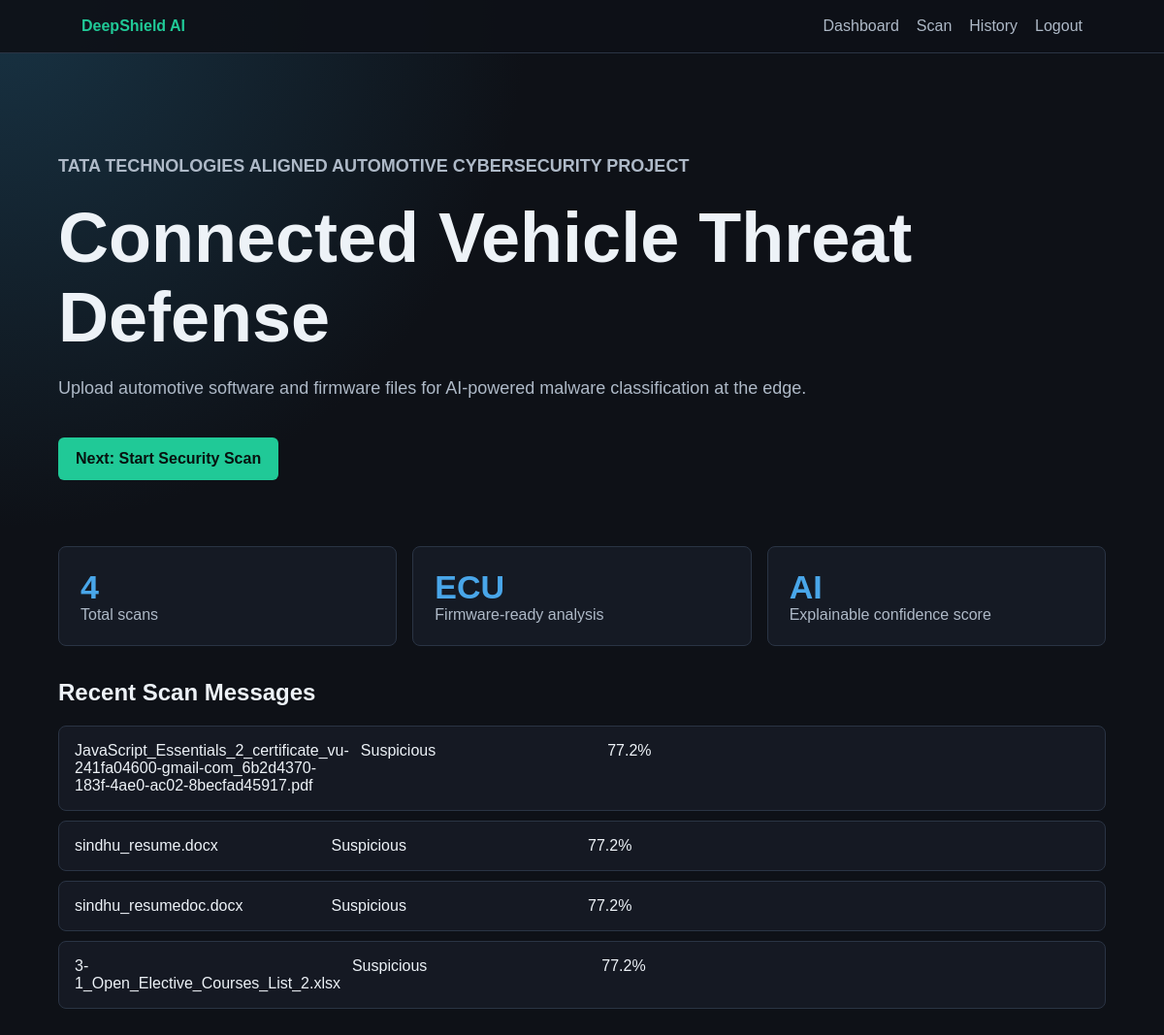
The page /dashboard (signed in) on the database its author committed.
### tables this page shows
CREATE TABLE scans (
            id INTEGER PRIMARY KEY AUTOINCREMENT,
            username TEXT NOT NULL,
            filename TEXT NOT NULL,
            file_hash TEXT NOT NULL,
            file_size INTEGER NOT NULL,
            classification TEXT NOT NULL,
            confidence REAL NOT NULL,
            severity TEXT NOT NULL,
            insights TEXT NOT NULL,
            scanned_at TEXT NOT NULL
        );

### app.py (the view)
@app.route("/dashboard")
def dashboard():
    if not login_required():
        return redirect(url_for("login"))
    conn = get_db()
    rows = conn.execute(
        "SELECT * FROM scans WHERE username = ? ORDER BY id DESC LIMIT 5",
        (session["username"],),
    ).fetchall()
    total = conn.execute(
        "SELECT COUNT(*) AS total FROM scans WHERE username = ?", (session["username"],)
    ).fetchone()["total"]
    conn.close()
    return render_template("dashboard.html", rows=rows, total=total)

### app.py (called while the page is built)
def get_db():
    conn = sqlite3.connect(DB_PATH)
    conn.row_factory = sqlite3.Row
    return conn

def login_required():
    return "username" in session

@app.before_request
def setup_once():
    init_db()

### templates/dashboard.html
{% extends "base.html" %}
{% block content %}
<section class="header">
  <p class="eyebrow">Tata Technologies aligned automotive cybersecurity project</p>
  <h1>Connected Vehicle Threat Defense</h1>
  <p>Upload automotive software and firmware files for AI-powered malware classification at the edge.</p>
  <a class="button" href="{{ url_for('scan') }}">Next: Start Security Scan</a>
</section>
<section class="stats">
  <div><strong>{{ total }}</strong><span>Total scans</span></div>
  <div><strong>ECU</strong><span>Firmware-ready analysis</span></div>
  <div><strong>AI</strong><span>Explainable confidence score</span></div>
</section>
<section>
  <h2>Recent Scan Messages</h2>
  {% if rows %}
  <div class="table">
    {% for row in rows %}
    <a class="row" href="{{ url_for('result', scan_id=row.id) }}">
      <span>{{ row.filename }}</span>
      <span>{{ row.classification }}</span>
      <span>{{ row.confidence }}%</span>
    </a>
    {% endfor %}
  </div>
  {% else %}
  <p class="empty">No scans yet. Click the scan button to upload a file.</p>
  {% endif %}
</section>
{% endblock %}

### templates/base.html (shortened to what this page needs)
<!doctype html>
<html lang="en">
<head>
  <link rel="stylesheet" href="{{ url_for('static', filename='style.css') }}">
</head>
<body>
  <nav class="nav">
    <a class="brand" href="{{ url_for('dashboard') }}">DeepShield AI</a>
    <div class="nav-links">
      {% if session.get('username') %}
      <a href="{{ url_for('dashboard') }}">Dashboard</a>
      <a href="{{ url_for('scan') }}">Scan</a>
      <a href="{{ url_for('history') }}">History</a>
      <a href="{{ url_for('logout') }}">Logout</a>
      {% else %}
      <a href="{{ url_for('login') }}">Login</a>
      {% endif %}
    </div>
  </nav>
  <main class="page">
    {% block content %}{% endblock %}
  </main>
</body>
</html>

### static/style.css (style rules this page uses)
:root { --bg: #0e1117; --panel: #171d27; --line: #2a3444; --text: #edf2f7; --muted: #aeb9c7; --accent: #20c997; --accent-2: #49a6e9; --danger: #ff5c77; --warn: #ffc857; }
* { box-sizing: border-box; }
body { margin: 0; font-family: Arial, Helvetica, sans-serif; color: var(--text); background: radial-gradient(circle at top left, #183344 0, var(--bg) 34rem); }
a { color: inherit; text-decoration: none; }
.nav { display: flex; justify-content: space-between; align-items: center; padding: 18px 7vw; border-bottom: 1px solid var(--line); background: rgba(14, 17, 23, 0.92); }
.brand { font-weight: 800; color: var(--accent); }
.nav-links { display: flex; gap: 18px; color: var(--muted); }
.page { width: min(1120px, 90vw); margin: 0 auto; padding: 40px 0; }
.hero h1, .header h1, .panel h1, .result h1 { font-size: clamp(38px, 7vw, 72px); margin: 8px 0 18px; letter-spacing: 0; }
.hero p, .header p, .panel p { color: var(--muted); font-size: 18px; line-height: 1.6; }
.eyebrow { color: var(--accent); text-transform: uppercase; font-size: 13px; letter-spacing: 0; font-weight: 700; }
button, .button { display: inline-flex; align-items: center; justify-content: center; min-height: 44px; border: 0; border-radius: 6px; padding: 12px 18px; margin-top: 18px; background: var(--accent); color: #07120f; font-weight: 800; cursor: pointer; }
.header { padding: 44px 0; }
.stats { display: grid; grid-template-columns: repeat(3, 1fr); gap: 16px; margin: 24px 0 34px; }
.stats div { border: 1px solid var(--line); border-radius: 8px; padding: 22px; background: rgba(23, 29, 39, 0.8); }
.stats strong { display: block; font-size: 34px; color: var(--accent-2); }
.stats span, .empty { color: var(--muted); }
.table { display: grid; gap: 10px; }
.row { display: grid; grid-template-columns: repeat(4, 1fr); gap: 12px; padding: 16px; border: 1px solid var(--line); border-radius: 8px; background: rgba(23, 29, 39, 0.75); }

### rows shown on the page
scans: filename "JavaScript_Essentials_2_certificate_vu-241fa04600-gmail-com_6b2d4370-183f-4ae0-ac02-8becfad45917.pdf", classification "Suspicious", confidence "77.2"
scans: filename "sindhu_resume.docx", classification "Suspicious", confidence "77.2"
scans: filename "sindhu_resumedoc.docx", classification "Suspicious", confidence "77.2"
scans: filename "3-1_Open_Elective_Courses_List_2.xlsx", classification "Suspicious", confidence "77.2"

### other values the page prints
{{ total }} "4"
